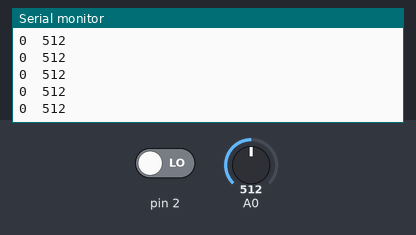
Recording of a sketch running on a simulated Arduino Uno, built with avr-gcc and run on an emulated ATmega328P. Parts: the last lines printed to the serial monitor. The inputs (shaded band) are chosen by the test bench; at power-on: A0 = 512, pin 2 LOW.

Above: at 1.2 s.
1.3 s: A0 set to 716
At 2.0 s:
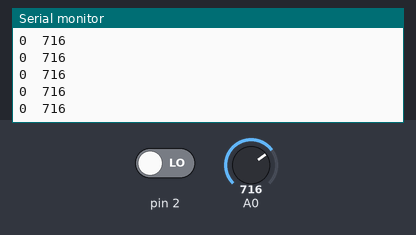
2.8 s: pin 2 driven HIGH
At 3.4 s:
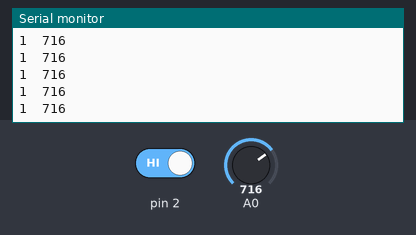
4.3 s: A0 set to 900
At 5.0 s:
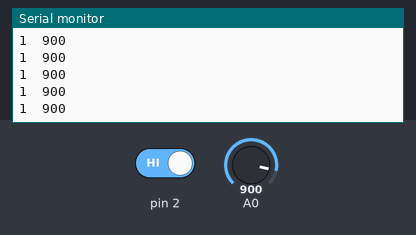
5.8 s: pin 2 driven LOW
At 6.4 s:
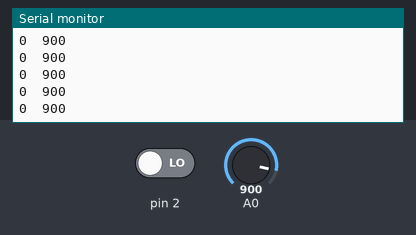
Timing chart, 0 to 8.3 s (numbered marks = the images above; inputs shaded):
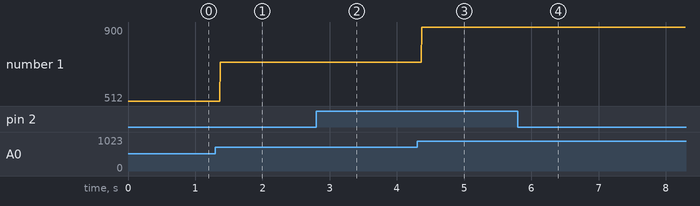

The sketch:

Line_test.ino
```cpp
void setup() {
  Serial.begin(9600);
}

void loop() {
Serial.print(digitalRead(2));
Serial.print("\t");
Serial.println(analogRead(0));
}
```

Measured:
- after the input at 1.3 s, the serial monitor: prints a new line after 0.07 s (image 1)
- after the input at 2.8 s, the serial monitor: prints a new line after 0.07 s (image 2)
- after the input at 4.3 s, the serial monitor: prints a new line after 0.07 s (image 3)
- after the input at 5.8 s, the serial monitor: prints a new line after 0.07 s (image 4)
- plotted number 1: 512 → 716 after the input at 1.3 s, 716 → 900 after the input at 4.3 s
